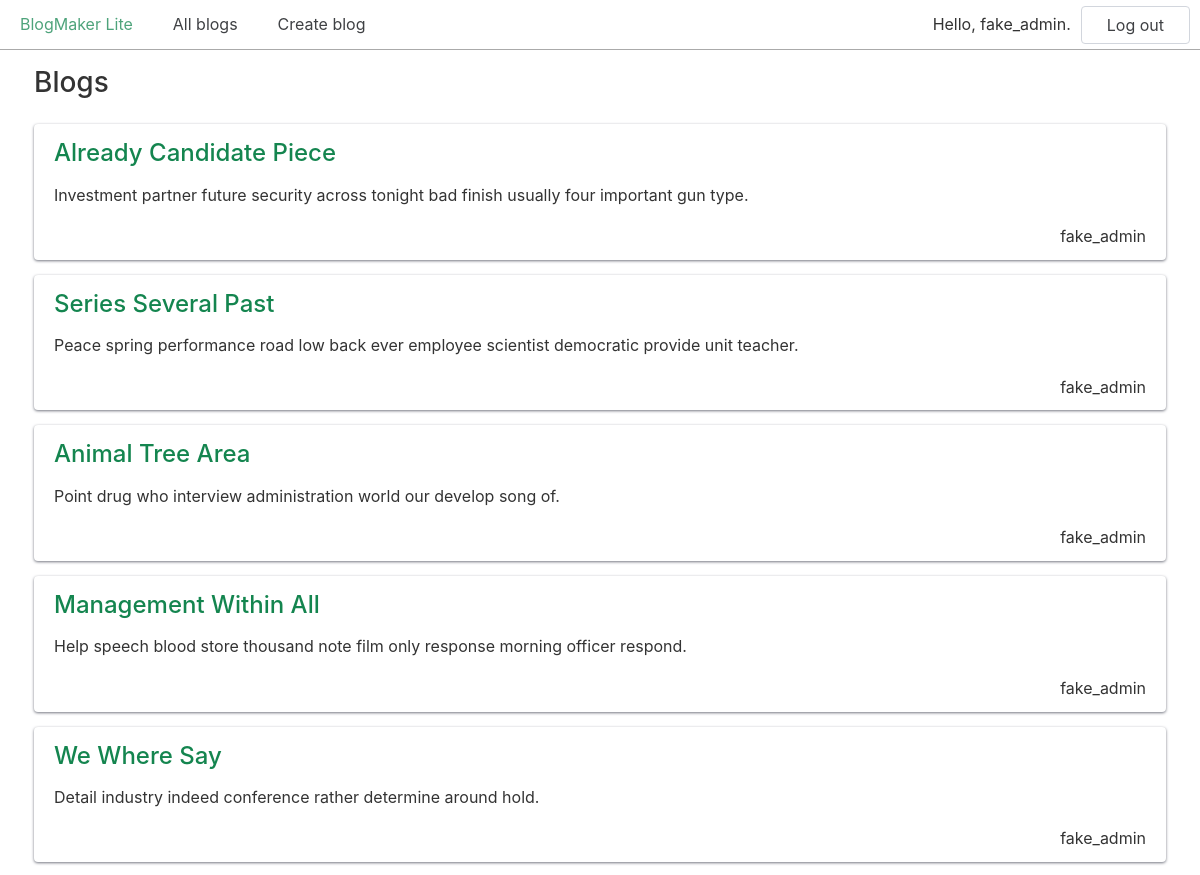
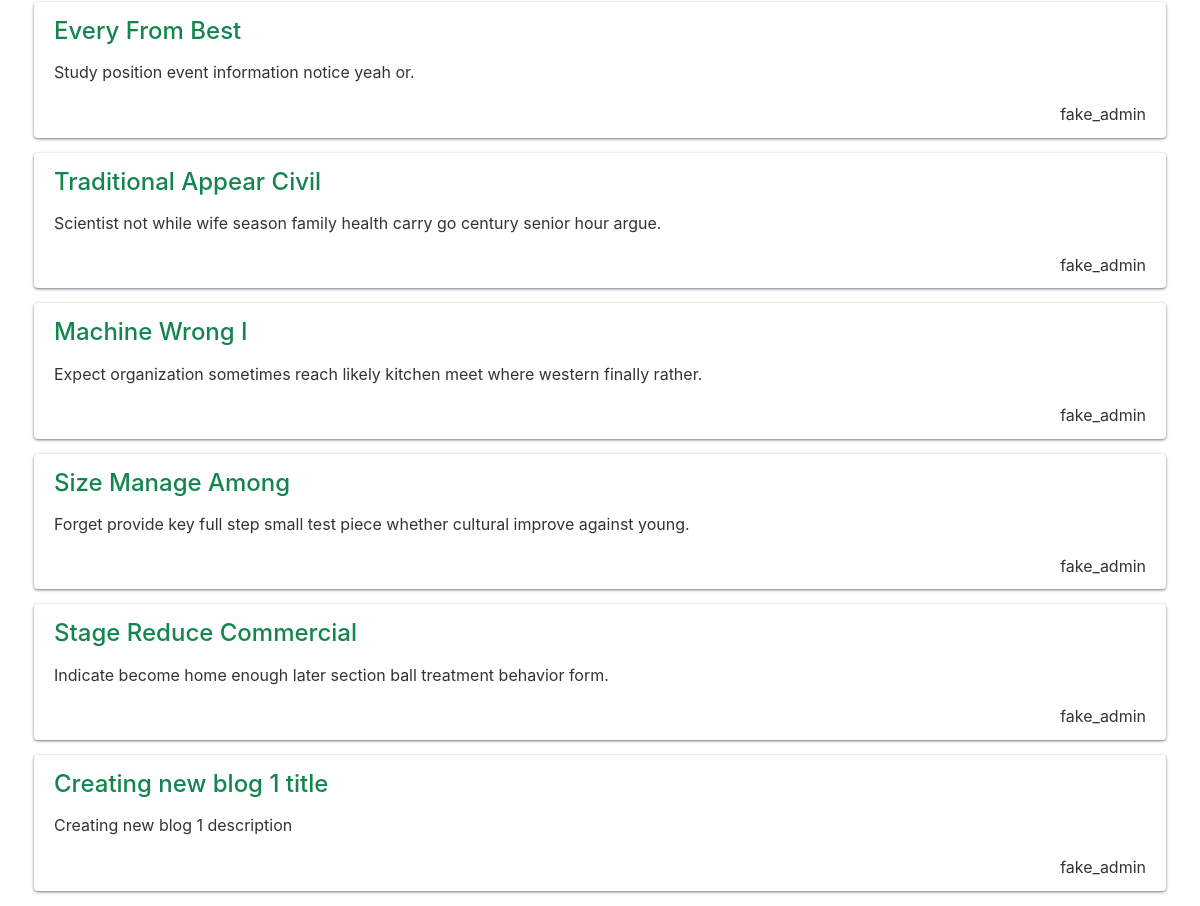
/blogs/ (signed in), run on the app's committed database (2 pictures, top to bottom).
### blogs/models.py (models this page shows, shortened)
class Blog(models.Model):
    title = models.CharField(max_length=200)
    description = models.TextField()
    date_added = models.DateTimeField(auto_now_add=True)
    owner = models.ForeignKey(User, on_delete=models.CASCADE) # many-to-one relationship

### blogs/views.py (the view)
# urls.py: path("blogs/", views.blogs, name="blogs"),
def blogs(request):
    all_blogs = Blog.objects.all()
    context = {"blogs": all_blogs}
    return render(request, "blogs/blogs.html", context)

### blogs/templates/blogs/blogs.html
{% extends "blogs/base.html" %}
{% block content %}
  <h2>Blogs</h2>
  {% for blog in blogs %}
    <div class="card">
      <header>
        <h3>
          <a href="{% url 'blogs:blog' blog.id %}">{{ blog.title }}</a>
        </h3>
      </header>
      <p>{{ blog.description }}</p>
      <p class="text-right">{{ blog.owner.username }}</p>
    </div>
  {% empty %}
    <h3>No blogs have been added yet.</h3>
  {% endfor %}
{% endblock content %}

### blogs/templates/blogs/base.html (shortened to what this page needs)
{% load static %}
<!doctype html>
<html lang="en-US">
  <head>
    <link href="{% static 'chota.css' %}" rel="stylesheet" type="text/css">
    <link href="{% static 'custom.css' %}" rel="stylesheet" type="text/css">
  </head>
  <body>
    <nav class="nav">
      <div class="nav-left">
          <a class="active" href="{% url 'blogs:index' %}">BlogMaker Lite</a>
          <a href="{% url 'blogs:blogs' %}">All blogs</a>
          {% if user.is_authenticated %}
            <a href="{% url 'blogs:new_blog' %}">Create blog</a>
          {% endif %}
      </div>
      <div class="nav-right">
        {% if user.is_authenticated %}
          <span class="is-vertical-align">Hello, {{ user.username }}.</span>
          <form action="{% url 'accounts:logout' %}" method="post" class="is-vertical-align">
            <button class="button outline">Log out</button>
          </form>
        {% else %}
          <a href="{% url 'accounts:login' %}">Log in</a>
          <a href="{% url 'accounts:register' %}">Register</a>
        {% endif %}
      </div>
    </nav>
    <div class="container">
      {% block content %}{% endblock content %}
    </div>
  </body>
</html>

### css/chota.css (style rules this page uses)
:root { --bg-color: #fff; --bg-secondary-color: #f3f3f6; --color-primary: #14854f; --color-lightGrey: #d2d6dd; --color-grey: #747681; --color-darkGrey: #3f4144; --color-error: #d43939; --color-success: #28bd14; --grid-maxWidth: 120rem; --grid-gutter: 2rem; --font-size: 1.6rem; --font-color: #333; --font-family-sans: -apple-system, "BlinkMacSystemFont", "Avenir", "Avenir Next", "Segoe UI", "Roboto", "Oxygen", "Ubuntu", "Cantarell", "Fira Sans", "Droid Sans", "Helvetica Neue", sans-serif; --font-family-mono: monaco, "Consolas", "Lucida Console", monospace; }
html { -webkit-box-sizing: border-box; box-sizing: border-box; font-size: 62.5%; line-height: 1.15; -webkit-text-size-adjust: 100%; -moz-text-size-adjust: 100%; -ms-text-size-adjust: 100%; text-size-adjust: 100%; }
*, *::before, *::after { -webkit-box-sizing: inherit; box-sizing: inherit; }
body { background-color: var(--bg-color); line-height: 1.6; font-size: var(--font-size); color: var(--font-color); font-family: "Segoe UI", "Helvetica Neue", sans-serif; font-family: var(--font-family-sans); margin: 0; padding: 0; }
h1, h2, h3, h4, h5, h6 { font-weight: 500; margin: 0.35em 0 0.7em; }
h2 { font-size: 1.75em; }
h3 { font-size: 1.5em; }
a { color: var(--color-primary); text-decoration: none; }
button { font-family: inherit; }
p { margin-top: 0; }
.container { max-width: var(--grid-maxWidth); margin: 0 auto; width: 96%; padding: 0 calc(var(--grid-gutter) / 2); }
.button, [type="button"], [type="reset"], [type="submit"], button { padding: 1rem 2.5rem; color: var(--color-darkGrey); background: var(--color-lightGrey); border-radius: 4px; border: 1px solid transparent; font-size: var(--font-size); line-height: 1; text-align: center; -webkit-transition: opacity 0.2s ease; transition: opacity 0.2s ease; text-decoration: none; -webkit-transform: scale(1); transform: scale(1); display: inline-block; cursor: pointer; }
.button.outline { background-color: transparent; border-color: var(--color-lightGrey); }
::placeholder { color: #bdbfc4; }
.nav { display: -webkit-box; display: -ms-flexbox; display: flex; min-height: 5rem; -webkit-box-align: stretch; -ms-flex-align: stretch; align-items: stretch; }
.nav-center, .nav-left, .nav-right { display: -webkit-box; display: -ms-flexbox; display: flex; -webkit-box-flex: 1; -ms-flex: 1; flex: 1; }
.nav-left { -webkit-box-pack: start; -ms-flex-pack: start; justify-content: flex-start; }
.nav-right { -webkit-box-pack: end; -ms-flex-pack: end; justify-content: flex-end; }
.nav a, .nav .brand { text-decoration: none; display: -webkit-box; display: -ms-flexbox; display: flex; -webkit-box-align: center; -ms-flex-align: center; align-items: center; padding: 1rem 2rem; color: var(--color-darkGrey); }
.nav [aria-current="page"]:not(.button), .nav .active:not(.button) { color: #000; color: var(--color-primary); }
.nav .button { margin: auto 1rem; }
.card { padding: 1rem 2rem; border-radius: 4px; background: var(--bg-color); -webkit-box-shadow: 0 1px 3px var(--color-grey); box-shadow: 0 1px 3px var(--color-grey); }
.card p:last-child { margin: 0; }
.card header > * { margin-top: 0; margin-bottom: 1rem; }
.text-right { text-align: right; }
.is-vertical-align { display: -webkit-box; display: -ms-flexbox; display: flex; -webkit-box-align: center; -ms-flex-align: center; align-items: center; }

### css/custom.css (style rules this page uses)
.nav { border-bottom: 1px solid #aaa; }
.card { margin-bottom: 15px; }

### data on the page
Blog: title "Already Candidate Piece", description "Investment partner future security across tonight bad finish usually four important gun type.", owner.username "fake_admin"
Blog: title "Series Several Past", description "Peace spring performance road low back ever employee scientist democratic provide unit teacher.", owner.username "fake_admin"
Blog: title "Animal Tree Area", description "Point drug who interview administration world our develop song of.", owner.username "fake_admin"
Blog: title "Management Within All", description "Help speech blood store thousand note film only response morning officer respond.", owner.username "fake_admin"
Blog: title "We Where Say", description "Detail industry indeed conference rather determine around hold.", owner.username "fake_admin"
Blog: title "Every From Best", description "Study position event information notice yeah or.", owner.username "fake_admin"
Blog: title "Traditional Appear Civil", description "Scientist not while wife season family health carry go century senior hour argue.", owner.username "fake_admin"
Blog: title "Machine Wrong I", description "Expect organization sometimes reach likely kitchen meet where western finally rather.", owner.username "fake_admin"
Blog: title "Size Manage Among", description "Forget provide key full step small test piece whether cultural improve against young.", owner.username "fake_admin"
Blog: title "Stage Reduce Commercial", description "Indicate become home enough later section ball treatment behavior form.", owner.username "fake_admin"
Blog: title "Creating new blog 1 title", description "Creating new blog 1 description", owner.username "fake_admin"

### other printed values
{{ user.username }} "fake_admin"
